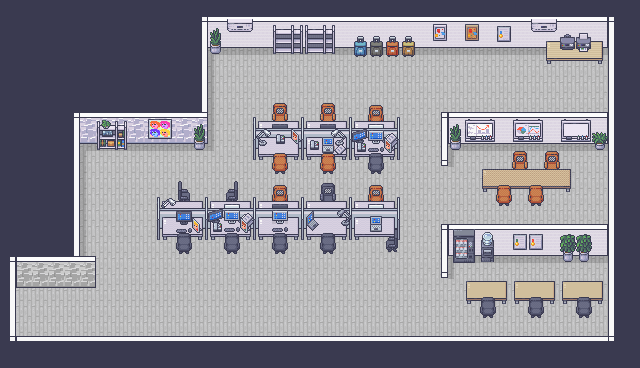

This game map was drawn from its Tiled (.tmx) file and the tilesets committed beside it. A one-line description and the trimmed map source follow:
An orthogonal 40x23 tile map with 16x16 px tiles, 28 tile layers (backdrop, floor, walls, decorations, ...), 2 tilesets and 56 objects (21x Chair, 9x origin, 4x Desks, 4x Wall, Player, ...).

<map version="1.10" tiledversion="1.10.2" orientation="orthogonal" renderorder="right-down" width="40" height="23" tilewidth="16" tileheight="16" infinite="0" nextlayerid="57" nextobjectid="83">
 <tileset firstgid="1" source="room_builder.tsx" />
 <tileset firstgid="225" source="office_items.tsx" />
 <group id="27" name="background">
  <properties>
   <property name="type" value="background" />
  </properties>
  <layer id="1" name="backdrop" width="40" height="23" locked="1">
   <data>[920 cells, 920 non-empty, 1 distinct tile ids]</data>
  </layer>
  <layer id="3" name="floor" width="40" height="23">
   <data>[920 cells, 516 non-empty, 5 distinct tile ids]</data>
  </layer>
  <layer id="2" name="walls" width="40" height="23">
   <data>[920 cells, 116 non-empty, 18 distinct tile ids]</data>
  </layer>
  <layer id="28" name="decorations" width="40" height="23">
   <data>[920 cells, 46 non-empty, 35 distinct tile ids]</data>
  </layer>
 </group>
 <group id="53" name="bottom_wall">
  <properties>
   <property name="type" value="furniture" />
  </properties>
  <layer id="56" name="wall_back" width="40" height="23">
   <data>[920 cells, 37 non-empty, 1 distinct tile ids]</data>
  </layer>
  <layer id="55" name="wall" width="40" height="23">
   <data>[920 cells, 37 non-empty, 2 distinct tile ids]</data>
  </layer>
  <objectgroup id="54" name="origin">
   <object id="82" name="origin" x="16" y="320" width="592" height="1" />
  </objectgroup>
 </group>
 <group id="42" name="divider_wall_2">
  <properties>
   <property name="type" value="furniture" />
  </properties>
  <layer id="44" name="wall" width="40" height="23">
   <data>[920 cells, 24 non-empty, 9 distinct tile ids]</data>
  </layer>
  <layer id="45" name="decorations" width="40" height="23">
   <data>[920 cells, 19 non-empty, 16 distinct tile ids]</data>
  </layer>
  <objectgroup id="43" name="origin">
   <object id="78" name="origin" x="441" y="224" width="167" height="1" />
  </objectgroup>
 </group>
 <group id="50" name="wall">
  <properties>
   <property name="type" value="furniture" />
  </properties>
  <layer id="52" name="wall" width="40" height="23">
   <data>[920 cells, 2 non-empty, 2 distinct tile ids]</data>
  </layer>
  <objectgroup id="51" name="origin">
   <object id="80" name="origin" x="82" y="272" width="12" height="1" />
  </objectgroup>
 </group>
 <group id="29" name="divider_wall_1">
  <properties>
   <property name="type" value="furniture" />
  </properties>
  <layer id="31" name="wall" width="40" height="23">
   <data>[920 cells, 24 non-empty, 9 distinct tile ids]</data>
  </layer>
  <layer id="32" name="decorations" width="40" height="23">
   <data>[920 cells, 17 non-empty, 17 distinct tile ids]</data>
  </layer>
  <objectgroup id="30" name="origin">
   <object id="63" name="origin" x="448" y="112" width="161" height="1" />
  </objectgroup>
 </group>
 <group id="20" name="desk_1" locked="1">
  <properties>
   <property name="type" value="furniture" />
  </properties>
  <layer id="25" name="chairs_back" width="40" height="23">
   <data>[920 cells, 6 non-empty, 4 distinct tile ids]</data>
  </layer>
  <layer id="24" name="cubicles" width="40" height="23">
   <data>[920 cells, 30 non-empty, 21 distinct tile ids]</data>
  </layer>
  <layer id="23" name="desks" width="40" height="23">
   <data>[920 cells, 27 non-empty, 6 distinct tile ids]</data>
  </layer>
  <layer id="22" name="clutter" width="40" height="23">
   <data>[920 cells, 19 non-empty, 18 distinct tile ids]</data>
  </layer>
  <layer id="21" name="chairs_front" width="40" height="23">
   <data>[920 cells, 6 non-empty, 4 distinct tile ids]</data>
  </layer>
  <objectgroup id="26" name="origin">
   <object id="62" name="origin" x="254" y="148" width="146" height="1" />
  </objectgroup>
 </group>
 <group id="13" name="desk_2" locked="1">
  <properties>
   <property name="type" value="furniture" />
  </properties>
  <layer id="17" name="chairs_back" width="40" height="23">
   <data>[920 cells, 10 non-empty, 8 distinct tile ids]</data>
  </layer>
  <layer id="16" name="cubicles" width="40" height="23">
   <data>[920 cells, 48 non-empty, 21 distinct tile ids]</data>
  </layer>
  <layer id="15" name="desks" width="40" height="23">
   <data>[920 cells, 45 non-empty, 6 distinct tile ids]</data>
  </layer>
  <layer id="18" name="clutter" width="40" height="23">
   <data>[920 cells, 22 non-empty, 21 distinct tile ids]</data>
  </layer>
  <layer id="14" name="chairs_front" width="40" height="23">
   <data>[920 cells, 10 non-empty, 4 distinct tile ids]</data>
  </layer>
  <objectgroup id="19" name="origin">
   <object id="61" name="origin" x="158" y="228" width="242" height="1" />
  </objectgroup>
 </group>
 <group id="38" name="desk_3">
  <properties>
   <property name="type" value="furniture" />
  </properties>
  <layer id="41" name="desks" width="40" height="23">
   <data>[920 cells, 18 non-empty, 6 distinct tile ids]</data>
  </layer>
  <layer id="40" name="chairs" width="40" height="23">
   <data>[920 cells, 6 non-empty, 2 distinct tile ids]</data>
  </layer>
  <objectgroup id="39" name="origin">
   <object id="77" name="origin" x="466" y="281" width="137" height="1" />
  </objectgroup>
 </group>
 <group id="46" name="table_2">
  <properties>
   <property name="type" value="furniture" />
  </properties>
  <layer id="48" name="table" width="40" height="23">
   <data>[920 cells, 8 non-empty, 6 distinct tile ids]</data>
  </layer>
  <layer id="49" name="printer" width="40" height="23">
   <data>[920 cells, 4 non-empty, 4 distinct tile ids]</data>
  </layer>
  <objectgroup id="47" name="origin">
   <object id="79" name="origin" x="547" y="41" width="55" height="1" />
  </objectgroup>
 </group>
 <group id="33" name="table_1">
  <properties>
   <property name="type" value="furniture" />
  </properties>
  <layer id="35" name="chairs_back" width="40" height="23">
   <data>[920 cells, 4 non-empty, 2 distinct tile ids]</data>
  </layer>
  <layer id="37" name="table" width="40" height="23">
   <data>[920 cells, 12 non-empty, 6 distinct tile ids]</data>
  </layer>
  <layer id="36" name="chairs_front" width="40" height="23">
   <data>[920 cells, 4 non-empty, 2 distinct tile ids]</data>
  </layer>
  <objectgroup id="34" name="origin">
   <object id="69" x="482" y="169" width="89" height="1" />
   <object id="70" name="origin" x="482" y="169" width="89" height="1" />
  </objectgroup>
 </group>
 <objectgroup id="10" name="Spawnpoints" locked="1">
  <object id="1" name="Player" type="Player" x="23" y="277" width="16" height="32" />
 </objectgroup>
 <objectgroup id="12" name="Puzzles">
  <object id="10" name="Suitcase" x="400" y="41" width="16" height="16">
   <properties>
    <property name="puzzle" value="thirdPuzzle" />
   </properties>
  </object>
  <object id="11" name="VendingMachine" x="448" y="234" width="30" height="32">
   <properties>
    <property name="puzzle" value="secondPuzzle" />
   </properties>
  </object>
  <object id="12" name="Laptop" x="352" y="128" width="16" height="29">
   <properties>
    <property name="puzzle" value="firstPuzzle" />
   </properties>
  </object>
 </objectgroup>
 <objectgroup id="11" name="Collisions" locked="1">
  <object id="2" x="16" y="256" width="80" height="16" />
  <object id="3" x="0" y="256" width="16" height="96" />
  <object id="4" x="0" y="336" width="624" height="16" />
  <object id="5" x="608" y="16" width="16" height="336" />
  <object id="6" x="208" y="16" width="416" height="16" />
  <object id="7" x="192" y="16" width="16" height="112" />
  <object id="8" x="64" y="112" width="144" height="16" />
  <object id="9" x="64" y="112" width="16" height="144" />
  <object id="22" name="Chair" x="272.25" y="103" width="15.625" height="18" />
  <object id="28" name="Chair" x="226" y="181" width="12.0028" height="20" />
  </objectgroup>
</map>
<!-- 32 of 56 objects omitted -->